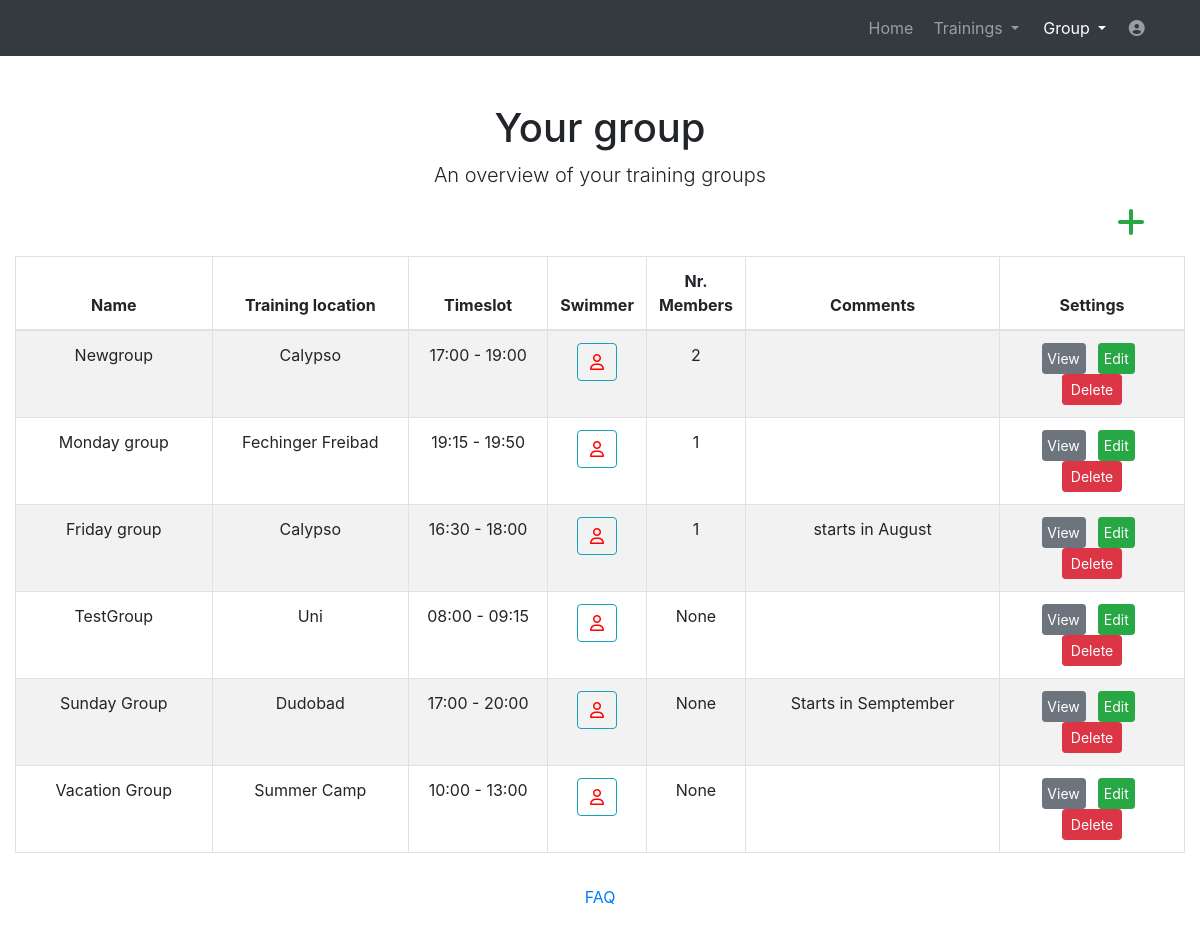
Before: /website/group (signed in) with the older database file.
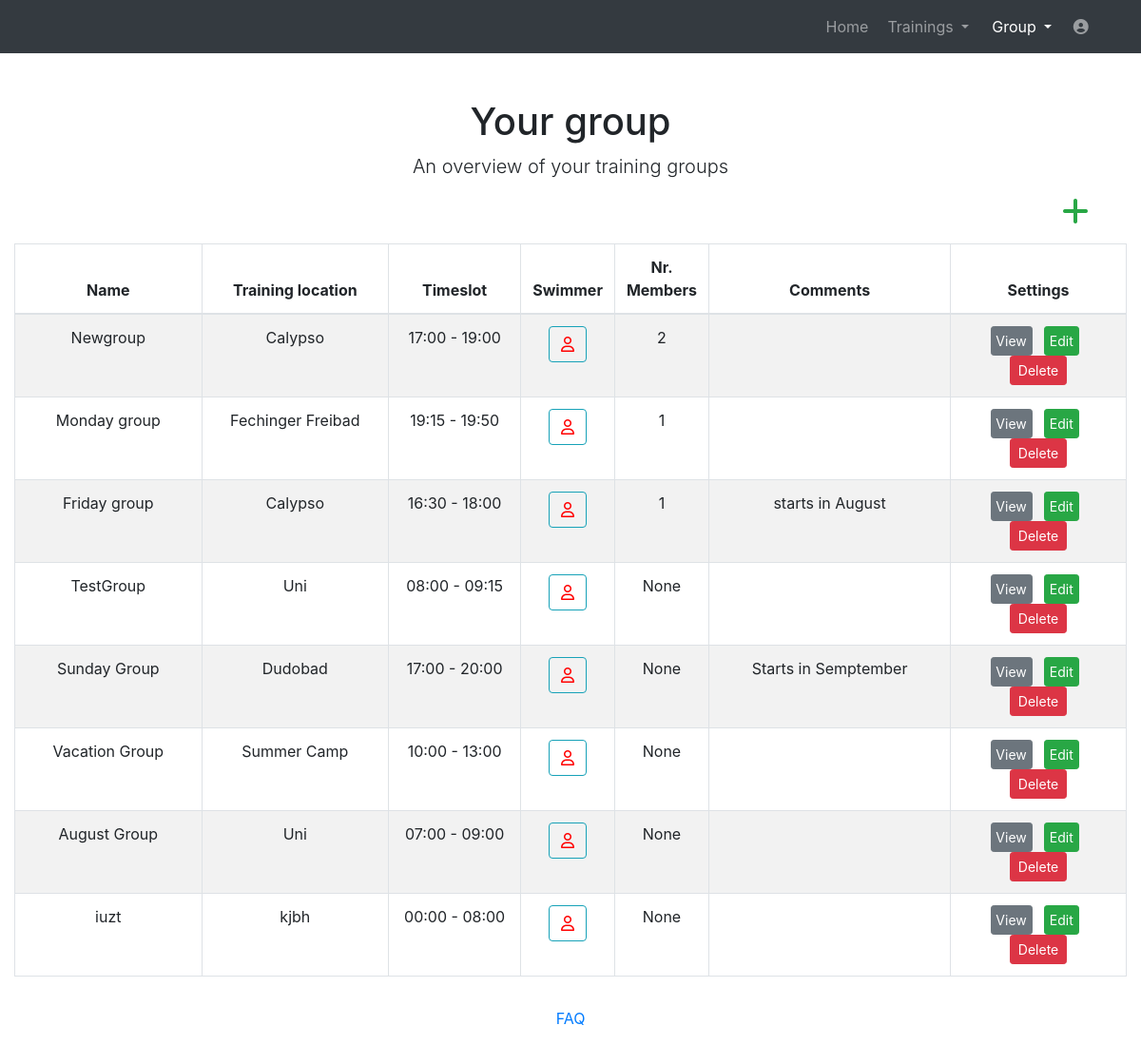
After: the same page with the newer database file.
### website/models.py (models this page shows)
class Group(models.Model):
    name = models.CharField(max_length=30)
    num = models.IntegerField(default=0)
    starttime = models.CharField(max_length=25, default='')
    endtime = models.CharField(max_length=25, default='')
    comments = models.CharField(max_length=828, null=True)
    place = models.CharField(max_length=255, null=True)
    user = models.ForeignKey(User, on_delete=models.CASCADE)

### website/views_loggedin.py (the view)
# urls.py: path('group', views_loggedin.group, name='group'),
@login_required
def group(request):
    user = request.user
    array = defaultdict(list)
    numarr = defaultdict(list)
    group = Group.objects.filter(user=user)
    for g in group:
        if RelationsSwimGroup.objects.filter(group=g, user= user).exists():
            relationgroup = RelationsSwimGroup.objects.filter(group=g, user=user)
            number = RelationsSwimGroup.objects.filter(group=g, user=user).count()
            numarr[g.pk].append(number)
            for r in relationgroup:
                bla = (r.swimmer.first_name, r.swimmer.last_name)
                blanew = " ".join(bla)
                array[g.pk].append(blanew)
    arraydict = dict(array)  # transform defaultdict to dict
    numarrdict = dict(numarr)  # transform defaultdict to dict
    return render(request, 'group.html', context={'group': group, 'array': arraydict, 'number': numarrdict})

### website/views_loggedin.py (called while the page is built)
@register.filter(name='dict_key')
def dict_key(d, k):
    return d.get(k)

### templates/group.html (shortened to what this page needs)
<!DOCTYPE html>
<html lang="en">
<head>
  {% load static %}
  <link href="{% static 'vendor/bootstrap/css/bootstrap.min.css' %}" rel="stylesheet">
  <link media="screen" href="{% static 'css/plan.css' %}" rel="stylesheet">
  <link href="{% static 'vendor/fontawesome-free/css/all.min.css' %}" rel="stylesheet" type="text/css">
  <link href="//netdna.bootstrapcdn.com/font-awesome/3.2.1/css/font-awesome.css" rel="stylesheet">
  <link rel="stylesheet" href="https://cdnjs.cloudflare.com/ajax/libs/font-awesome/4.7.0/css/font-awesome.min.css">
<body>
  <nav class="navbar navbar-expand-lg navbar-dark bg-dark static-top">
    <div class="container">
      <div class="collapse navbar-collapse" id="navbarResponsive">
        <ul class="navbar-nav ml-auto">
          <li class="nav-item ">
            <a class="nav-link" href="home">Home</a>
          </li>
		  <li class="nav-item dropdown no-arrow mx-1">
			<a class="nav-link dropdown-toggle" href="#" id="messagesDropdown" role="button" data-toggle="dropdown" aria-haspopup="true" aria-expanded="false">
					Trainings
			</a>
		  </li>
          <li class="nav-item dropdown no-arrow mx-1 active">
			<a class="nav-link dropdown-toggle" href="#" id="messagesDropdown" role="button" data-toggle="dropdown" aria-haspopup="true" aria-expanded="false">
					Group
			</a>
		  </li>
		   <li class="nav-item dropdown no-arrow">
			<a class="nav-link " href="#" id="userDropdown" role="button" data-toggle="dropdown" aria-haspopup="true" aria-expanded="false">
			  <i class="fas fa-user-circle fa-fw"></i>
			</a>
		  </li>
        </ul>
      </div>
    </div>
  </nav>
  <div class="container">
    <div class="row">
      <div class="col-lg-12 text-center">
        <h1 class="mt-5">Your group</h1>
        <p class="lead">An overview of your training groups</p>
      </div>
    </div>
  </div>
    <div class="container" style="max-width: 1340px;">
    {% include 'grouptablenew.html' %}
  </div>
    <footer class="page-footer font-small blue">
      <div class="footer-copyright text-center py-3">
        <a href="help"> FAQ</a>
      </div>
    </footer>
</body>
</html>

### templates/grouptablenew.html (shortened to what this page needs)
{% load static %}
    <div>
      <div >
        <div id="table" class="table-editable">
          <span class="table-add float-right mb-3 mr-2">
              <a href="{% url 'newgroup' %}" class="text-success" style="margin-right: 2.0rem !important;">
                <i class="fas fa-plus fa-2x" aria-hidden="true"></i>
              </a>
          </span>
          <table id="mytable" class="table table-bordered table-responsive-md table-striped text-center">
            <thead>
              <tr>
                <th class="text-center" style="width:17%;">Name</th>
                <th class="text-center" style="width:17%;">Training location</th>
                  <th class="text-center" style="width:12%;">Timeslot</th>
                <th class="text-center" style="width:8%;">Swimmer</th>
                <th class="text-center" style="width:8%;">Nr. Members</th>
                <th class="text-center" style="width:22%;">Comments</th>
                <th class="text-center" style="width:16%;">Settings</th>
              </tr>
            </thead>
            <tbody>
             {% for b in group %}
              <tr>
                <td>{{ b.name}}</td>
                <td>{{ b.place }}</td>
                <td>{{b.starttime}} - {{b.endtime}}</td>
                <td>
                    <div>
                       <a class="btn btn-outline-info" data-toggle="modal" data-target="#exampleModal{{b.pk}}"><i class="fa fa-user-o" style="color:red;"></i></a>
                    </div>
                </td>
                <td>{{number|dict_key:b.pk|join:", " }}</td>
                <td>{{ b.comments}}</td>
                <td>
                  <a href="{% url 'showgroup' group_id=b.pk %}" class="btn btn-secondary btn-rounded btn-sm my-0" style="padding-left: 3%; padding-right:3%; margin-right:5%;" >View</a>
                  <a href="{% url 'altergroup' group_id=b.pk %}" class="btn btn-success btn-rounded btn-sm my-0" style="padding-left: 3%; padding-right:3%; margin-right:5%;" >Edit</a>
                  <span>
                    <a href="" class="btn btn-danger btn-rounded btn-sm my-0"  data-toggle="modal" data-target="#deleteModal{{b.pk}}" >Delete</a>
                  </span>
                </td>
              </tr>
             {% endfor %}
            </tbody>
          </table>
        </div>
      </div>
    </div>

Changed rows visible on the page:
added Group: name "August Group", place "Uni", starttime "07:00", endtime "09:00", id "None"
added Group: name "iuzt", place "kjbh", starttime "00:00", endtime "08:00", id "None"
